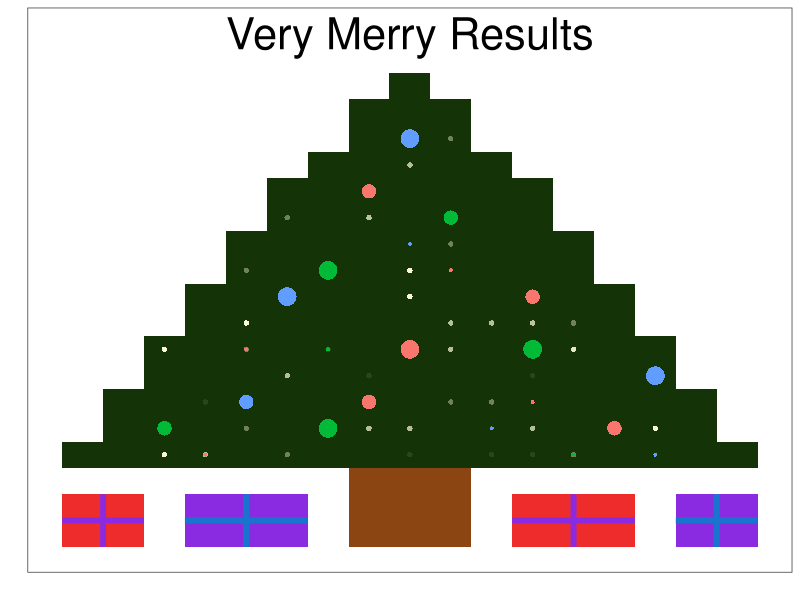

This chart was generated by the following R code:

########################################################################################################################
########################################################################################################################
##                                MY GROUND-BREAKING, EARTH-SHATTERING RESEARCH PROJECT                               ##
########################################################################################################################
########################################################################################################################


# Clear environment:
rm(list = ls())


# Load libraries:
library(ggplot2)


# Bring in data:
some_data <- read.csv("data/research_data.csv")


# Generate some data:
more_data <- data.frame(x = c(6, 9, 15, 17, 5, 13, 16, 7, 10, 14, 7, 9, 11, 
                                   14, 8, 14, 9, 12, 11, 12, 14, 11, 17, 10))
more_data$y <- c(4, 5, 4, 4, 5, 5, 5, 6, 6, 6, 8, 8, 8, 8, 10,
                      10, 11, 11, 12, 13, 10, 16, 7, 14)
more_data$color <- factor(c(1, 2, 2, 3, 2, 3, 1, 3, 1, 1, 1, 2, 1, 2,
                                  3, 3, 2, 1, 3, 2, 1, 3, 3, 1))
more_data$size <- c(1, 3, 1, 1, 2, 1, 2, 2, 2, 1, 1, 1, 3, 3, 3,
                         2, 3, 1, 1, 2, 2, 3, 3, 2)


# Generate more data:
number <- 50
total <- sum(round(number * 0.35) +
               round(number * 0.20) +
               round(number * 0.17) + 
               round(number * 0.13) +
               round(number * 0.10) + 
               round(number * 0.05))
even_more_data <- data.frame(x = c(round(runif(round(number * 0.35), 4, 18), 0),
                                   round(runif(round(number * 0.20), 5, 17), 0),
                                   round(runif(round(number * 0.17), 6, 16), 0),
                                   round(runif(round(number * 0.13), 7, 15), 0),
                                   round(runif(round(number * 0.10), 8, 14), 0),
                                   round(runif(round(number * 0.05), 10, 12), 0)))
even_more_data$y <- c(round(runif(round(number * 0.35), 4, 6), 0),
                      round(runif(round(number * 0.20), 7, 8), 0),
                      round(runif(round(number * 0.17), 9, 10), 0),
                      round(runif(round(number * 0.13), 11, 12), 0),
                      round(runif(round(number * 0.10), 13, 14), 0),
                      round(runif(round(number * 0.05), 15, 17), 0))
even_more_data$color <- c(round(runif(total, 1, 4), 0))


# Perform analysis:
analysis <- ggplot() +
  geom_tile(data = some_data, aes(x = important_x_var, y = important_y_var, fill = color)) + 
  geom_point(data = even_more_data, aes(x = x, y = y, alpha = color), colour = "lightgoldenrodyellow", shape = 16) +
  # This is some code that will cause a conflict
  geom_point(data = more_data, aes(x = x, y = y, colour = color, size = size), shape = 16) +
  geom_segment(aes(x = 2.5, xend = 4.5, y = 1.5, yend = 1.5), colour = "blueviolet", size = 2) +
  geom_segment(aes(x = 5.5, xend = 8.5, y = 1.5, yend = 1.5), colour = "dodgerblue3", size = 2) +
  geom_segment(aes(x = 13.5, xend = 16.5, y = 1.5, yend = 1.5), colour = "blueviolet", size = 2) +
  geom_segment(aes(x = 17.5, xend = 19.5, y = 1.5, yend = 1.5), colour = "dodgerblue3", size = 2) +
  geom_segment(aes(x = 3.5, xend = 3.5, y = 0.5, yend = 2.5), colour = "blueviolet", size = 2) +
  geom_segment(aes(x = 7.0, xend = 7.0, y = 0.5, yend = 2.5), colour = "dodgerblue3", size = 2) +
  geom_segment(aes(x = 15.0, xend = 15.0, y = 0.5, yend = 2.5), colour = "blueviolet", size = 2) +
  geom_segment(aes(x = 18.5, xend = 18.5, y = 0.5, yend = 2.5), colour = "dodgerblue3", size = 2) +
  annotate("text", x = 11, y = 20, label = "Very Merry Results", size = 11) +
  scale_fill_identity() + 
  theme_bw() +
  scale_x_continuous(breaks = NULL) + 
  scale_y_continuous(breaks = NULL) +
  labs(x = "", y = "") + theme(legend.position = "none")


# Results:
analysis


########################################################################################################################
########################################################################################################################
##                                                          END                                                       ##
########################################################################################################################
########################################################################################################################
